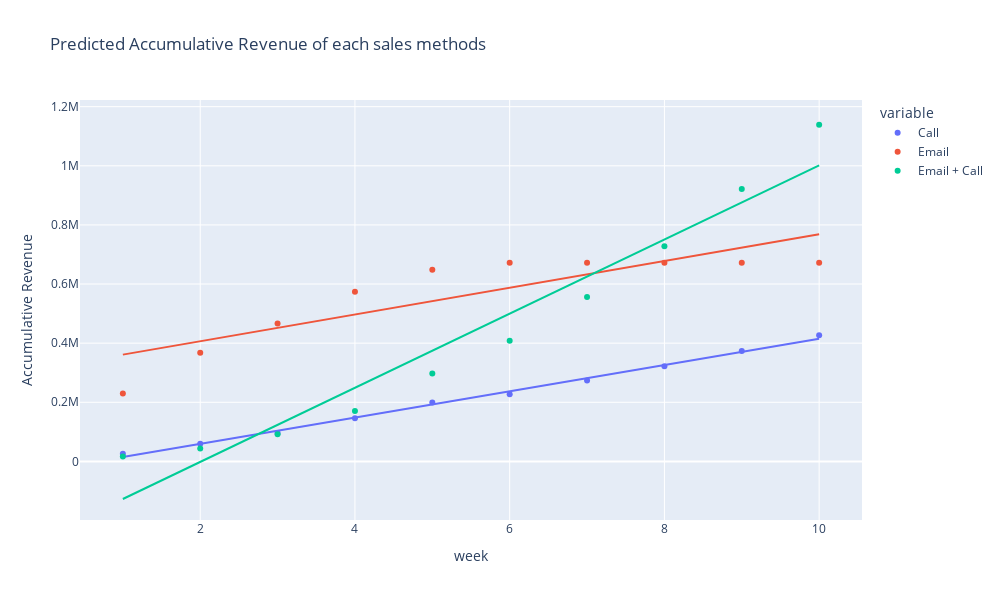

Notebook code cell kept with this figure:
### Code cell
# plot the predicted values    
px.scatter(accumulate_revenue
                      , x = 'week'
                      , y = ['Call', 'Email', 'Email + Call']
                      , trendline = 'ols'
                      , width = 1000
                      , height = 600
                      , title = 'Predicted Accumulative Revenue of each sales methods'
).update_layout(
    yaxis_title="Accumulative Revenue"
)
plt.show()

### Figure 1 — Plotly figure (JSON) as saved in the notebook; plotly's stock layout.template omitted (floating-point values rounded to 4 significant figures)
{"data": [{"hovertemplate": "variable=Call<br>week=%{x}<br>value=%{y}<extra></extra>", "legendgroup": "Call", "marker": {"color": "#636efa", "symbol": "circle"}, "mode": "markers", "name": "Call", "orientation": "v", "showlegend": true, "type": "scatter", "x": [1, 2, 3, 4, 5, 6, 7, 8, 9, 10], "xaxis": "x", "y": [26160.0, 59950.0, 96200.0, 145700.0, 199300.0, 227500.0, 273700.0, 322300.0, 373300.0, 426600.0], "yaxis": "y"}, {"hovertemplate": "<b>OLS trendline</b><br>value = 44483.4 * week + -29588.2<br>R<sup>2</sup>=0.996668<br><br>variable=Call<br>week=%{x}<br>value=%{y} <b>(trend)</b><extra></extra>", "legendgroup": "Call", "marker": {"color": "#636efa", "symbol": "circle"}, "mode": "lines", "name": "Call", "showlegend": false, "type": "scatter", "x": [1, 2, 3, 4, 5, 6, 7, 8, 9, 10], "xaxis": "x", "y": [14900.0, 59380.0, 103900.0, 148300.0, 192800.0, 237300.0, 281800.0, 326300.0, 370800.0, 415200.0], "yaxis": "y"}, {"hovertemplate": "variable=Email<br>week=%{x}<br>value=%{y}<extra></extra>", "legendgroup": "Email", "marker": {"color": "#EF553B", "symbol": "circle"}, "mode": "markers", "name": "Email", "orientation": "v", "showlegend": true, "type": "scatter", "x": [1, 2, 3, 4, 5, 6, 7, 8, 9, 10], "xaxis": "x", "y": [229800.0, 367600.0, 466400.0, 574100.0, 648500.0, 672200.0, 672200.0, 672200.0, 672200.0, 672200.0], "yaxis": "y"}, {"hovertemplate": "<b>OLS trendline</b><br>value = 45224.3 * week + 316010<br>R<sup>2</sup>=0.747810<br><br>variable=Email<br>week=%{x}<br>value=%{y} <b>(trend)</b><extra></extra>", "legendgroup": "Email", "marker": {"color": "#EF553B", "symbol": "circle"}, "mode": "lines", "name": "Email", "showlegend": false, "type": "scatter", "x": [1, 2, 3, 4, 5, 6, 7, 8, 9, 10], "xaxis": "x", "y": [361200.0, 406500.0, 451700.0, 496900.0, 542100.0, 587400.0, 632600.0, 677800.0, 723000.0, 768300.0], "yaxis": "y"}, {"hovertemplate": "variable=Email + Call<br>week=%{x}<br>value=%{y}<extra></extra>", "legendgroup": "Email + Call", "marker": {"color": "#00cc96", "symbol": "circle"}, "mode": "markers", "name": "Email + Call", "orientation": "v", "showlegend": true, "type": "scatter", "x": [1, 2, 3, 4, 5, 6, 7, 8, 9, 10], "xaxis": "x", "y": [16890.0, 43260.0, 92000.0, 170300.0, 297100.0, 408300.0, 556500.0, 727700.0, 921800.0, 1139000.0], "yaxis": "y"}, {"hovertemplate": "<b>OLS trendline</b><br>value = 125428 * week + -252587<br>R<sup>2</sup>=0.948436<br><br>variable=Email + Call<br>week=%{x}<br>value=%{y} <b>(trend)</b><extra></extra>", "legendgroup": "Email + Call", "marker": {"color": "#00cc96", "symbol": "circle"}, "mode": "lines", "name": "Email + Call", "showlegend": false, "type": "scatter", "x": [1, 2, 3, 4, 5, 6, 7, 8, 9, 10], "xaxis": "x", "y": [-127200.0, -1732.0, 123700.0, 249100.0, 374600.0, 500000.0, 625400.0, 750800.0, 876300.0, 1002000.0], "yaxis": "y"}], "layout": {"height": 600, "legend": {"title": {"text": "variable"}, "tracegroupgap": 0}, "title": {"text": "Predicted Accumulative Revenue of each sales methods"}, "width": 1000, "xaxis": {"anchor": "y", "domain": [0, 1], "title": {"text": "week"}}, "yaxis": {"anchor": "x", "domain": [0, 1], "title": {"text": "Accumulative Revenue"}}}}
